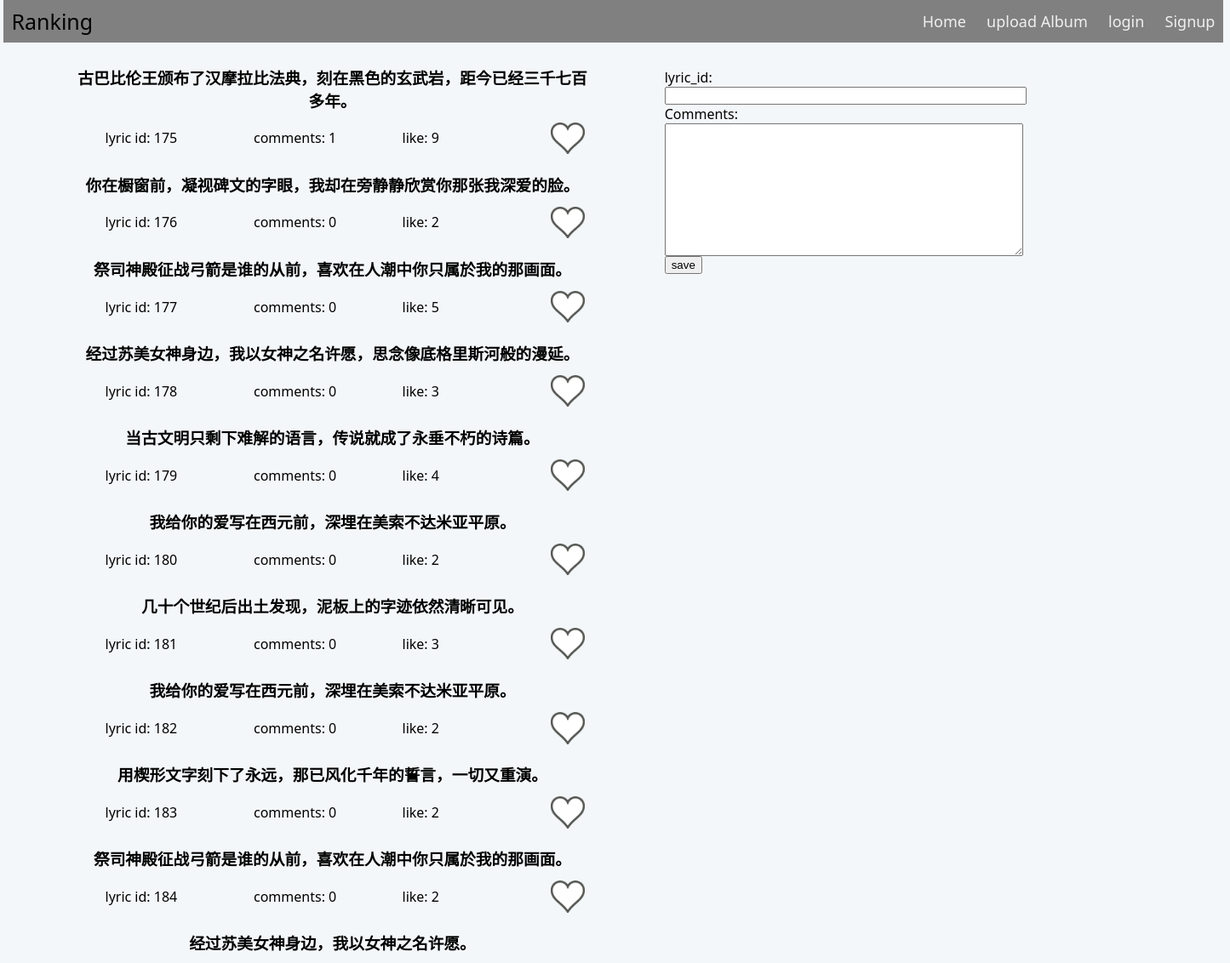
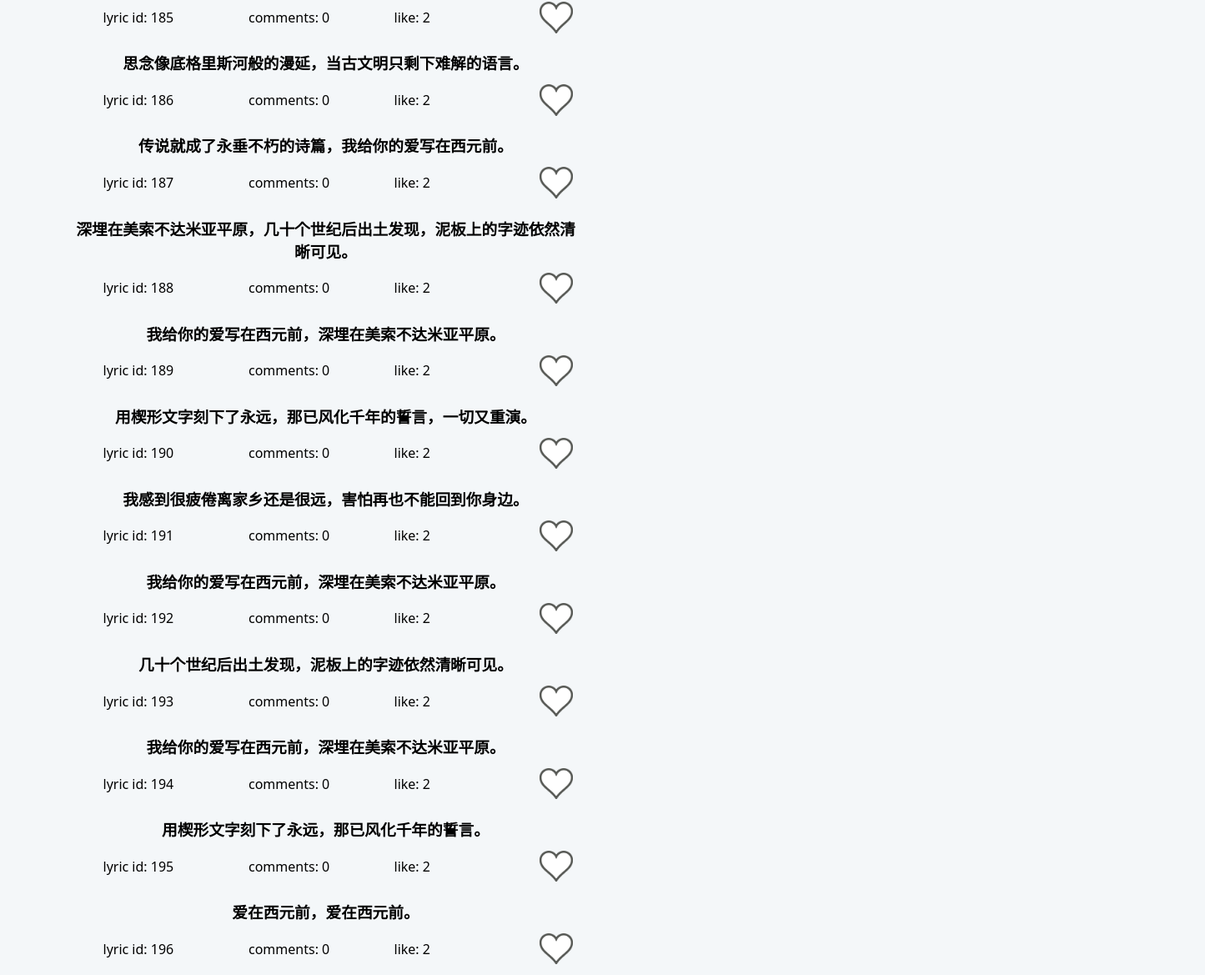
Page /resource/lyrics.php?song_id=1 on the committed database (2 pictures, top to bottom).
### tables this page shows
CREATE TABLE `lyrics` (
  `id` int(100) UNSIGNED NOT NULL,
  `album` int(100) UNSIGNED NOT NULL,
  `song` int(100) UNSIGNED NOT NULL,
  `sentence` varchar(500) DEFAULT NULL,
  `like_num` int(100) UNSIGNED NOT NULL
);

### resource/lyrics.php (the view, shortened to what this page needs)
<?php
  $dbOk = false;
  @ $db = new mysqli('localhost', 'root','', 'term');
  if ($db->connect_error) {
    echo '<div class="messages">Could not connect to the database. Error: ';
    echo $db->connect_errno . ' - ' . $db->connect_error . '</div>';
  } else {
    $dbOk = true;
  }
  $song_id = "";
  if ($dbOk) {
    $song_id = $_GET['song_id'];
    $lyrics_query = "select * from lyrics where song='".$song_id."'";
    $lyrics_result = $db->query($lyrics_query);
    $lyrics_numRecords = $lyrics_result->num_rows;
  }
  $have_like = isset($_GET['like_lyric_id']);
  $like = "";
  $havePost = isset($_POST["save"]);
  $errors = false;
?>
<head>
  <link rel="stylesheet" href="css/lyrics_css.css" type="text/css">
  <link rel="stylesheet" href="css/style1.css">
</head>
<div id="mainbody">
  <div class="nav">
    <span class="nav-links">
      <a class='menu' href="../index.php">Home</a>
      <?php
        $judge = false;
      ?>
      <a class='menu' href="upload.php?judge=<?php echo $judge;?>">upload Album</a>
      <?php if(!isset($_GET['username'])){ ?>
      <a class='menu' href="login.php" >login</a>
      <a class='menu' href="registration.php" >Signup</a>
      <?php }else{ ?>
      <a class='menu' href="logout.php" >Logout</a>
      <?php } ?>
    </span>
    <div class="nav-header">
        <a id='ranking' href="../index.php">Ranking</a>
    </div>
  </div>
  <span id="comments">
    <br>
    <form id="addForm" name="addForm" action='lyrics.php
    <?php
      echo "?song_id=";
      echo $song_id;
      echo "'";
    ?>
    method="post" onsubmit="return validate(this);">
        <div class="formData">
          <label class="field" for="lyric_id">lyric_id:</label>
          <div class="value"><input type="text" size="50" value="<?php if($havePost && $errors != '') { echo $lyric_id; } ?>" name="lyric_id" id="lyric_id" value="try"></input></div>
          <label class="field" for="comment">Comments:</label>
          <div class="value">
            <textarea type="text" rows="10" cols="50" value="<?php if($havePost && $errors != '') { echo $comment; } ?>" name="comment" id="comment"/></textarea>
          </div>
          <input type="submit" value="save" id="save" name="save"/>
        </div>
    </form>
  </span>
  <div id="lyrics">
    <?php
      if ($dbOk) {
        for ($i=0; $i < $lyrics_numRecords; $i++) {
          $lyrics_record = $lyrics_result->fetch_assoc();
          echo "<h3 class='sentence' id='lyric".$lyrics_record['id']."'>".$lyrics_record['sentence']."</h3>";
          $comments_query = "select * from comments where lyric='".$lyrics_record['id']."'";
          $comments_result = $db->query($comments_query);
          $comments_numRecords = $comments_result->num_rows;
          echo "<table id='lyric_info>'";
            echo "<tr>";
              echo "<td>lyric id: ";
                echo $lyrics_record['id'];
              echo "</td>";
              echo "<td>comments: ";
                echo $comments_numRecords;
              echo "</td>";
                if($have_like && $lyrics_record['id'] == $like) {
                    echo "<td>like: ";
                      echo $lyrics_record['like_num']+1;
                    echo "</td>";
                    echo "<td>";
                    echo "<img class='like' src='pic/like_hover.png' id='like".$lyrics_record['id']."'>";
                    $have_like = false;
                }
                else {
                  echo "<td>like: ";
                    echo $lyrics_record['like_num'];
                  echo "</td>";
                  echo "<td>";
                  echo "<a href='lyrics.php?like_lyric_id=".$lyrics_record['id']."&song_id=".$song_id."'>";
                  echo "<img class='like' src=\"pic/like.png\" onmouseover=\"this.src='pic/like_hover.png'\" onmouseout=\"this.src='pic/like.png'\" id='like".$lyrics_record['id']."'>";
                  echo "</a>";
                }
              echo "</td>";
          echo "</table>";
        }
      }
    ?>
  </div>
</div>

### resource/css/lyrics_css.css (style rules this page uses)
#mainbody { width: 1424px; margin: auto; }
#lyrics { width: 600px; text-align: center; margin-left: 80px; margin-right: 100px; }
table { width: 700px; left: 50px; margin-left: 30px; margin-bottom: 10px; }
td { width: 100px; }
.like { width: 40px; height: auto; }
.sentence { padding-bottom: 5px; margin-bottom: 5px; cursor: hand; }
#comments { width: 300px; float: right; display: inline; height: 100%; margin-left: 50px; }

### resource/css/style1.css (style rules this page uses)
.nav-header { margin-left: 10px; width: 90%; }
.nav { height: 50px; width: 100.7%; background: gray; position: relative; line-height: 50px; left: -7px; top: -8px; }
.nav-links { display: inline; float: right; }
#ranking { text-decoration: none; color: black; font-size: 25px; }
.menu { padding: 13px 10px 13px 10px; text-decoration: none; color: #efefef; cursor: pointer; font-size: 18px; }

### rows in the picture
lyrics: sentence "古巴比伦王颁布了汉摩拉比法典，刻在黑色的玄武岩，距今已经三千七百多年。", id "175", comments_numRecords "1", like_num "9"
lyrics: sentence "你在橱窗前，凝视碑文的字眼，我却在旁静静欣赏你那张我深爱的脸。", id "176", comments_numRecords "0", like_num "2"
lyrics: sentence "祭司神殿征战弓箭是谁的从前，喜欢在人潮中你只属於我的那画面。", id "177", comments_numRecords "0", like_num "5"
lyrics: sentence "经过苏美女神身边，我以女神之名许愿，思念像底格里斯河般的漫延。", id "178", comments_numRecords "0", like_num "3"
lyrics: sentence "当古文明只剩下难解的语言，传说就成了永垂不朽的诗篇。", id "179", comments_numRecords "0", like_num "4"
lyrics: sentence "我给你的爱写在西元前，深埋在美索不达米亚平原。", id "180", comments_numRecords "0", like_num "2"
lyrics: sentence "几十个世纪后出土发现，泥板上的字迹依然清晰可见。", id "181", comments_numRecords "0", like_num "3"
lyrics: sentence "我给你的爱写在西元前，深埋在美索不达米亚平原。", id "182", comments_numRecords "0", like_num "2"
lyrics: sentence "用楔形文字刻下了永远，那已风化千年的誓言，一切又重演。", id "183", comments_numRecords "0", like_num "2"
lyrics: sentence "祭司神殿征战弓箭是谁的从前，喜欢在人潮中你只属於我的那画面。", id "184", comments_numRecords "0", like_num "2"
lyrics: sentence "经过苏美女神身边，我以女神之名许愿。", id "185", comments_numRecords "0", like_num "2"
lyrics: sentence "思念像底格里斯河般的漫延，当古文明只剩下难解的语言。", id "186", comments_numRecords "0", like_num "2"
lyrics: sentence "传说就成了永垂不朽的诗篇，我给你的爱写在西元前。", id "187", comments_numRecords "0", like_num "2"
lyrics: sentence "深埋在美索不达米亚平原，几十个世纪后出土发现，泥板上的字迹依然清晰可见。", id "188", comments_numRecords "0", like_num "2"
lyrics: sentence "我给你的爱写在西元前，深埋在美索不达米亚平原。", id "189", comments_numRecords "0", like_num "2"
lyrics: sentence "用楔形文字刻下了永远，那已风化千年的誓言，一切又重演。", id "190", comments_numRecords "0", like_num "2"
lyrics: sentence "我感到很疲倦离家乡还是很远，害怕再也不能回到你身边。", id "191", comments_numRecords "0", like_num "2"
lyrics: sentence "我给你的爱写在西元前，深埋在美索不达米亚平原。", id "192", comments_numRecords "0", like_num "2"
lyrics: sentence "几十个世纪后出土发现，泥板上的字迹依然清晰可见。", id "193", comments_numRecords "0", like_num "2"
lyrics: sentence "我给你的爱写在西元前，深埋在美索不达米亚平原。", id "194", comments_numRecords "0", like_num "2"
lyrics: sentence "用楔形文字刻下了永远，那已风化千年的誓言。", id "195", comments_numRecords "0", like_num "2"
lyrics: sentence "爱在西元前，爱在西元前。", id "196", comments_numRecords "0", like_num "2"
